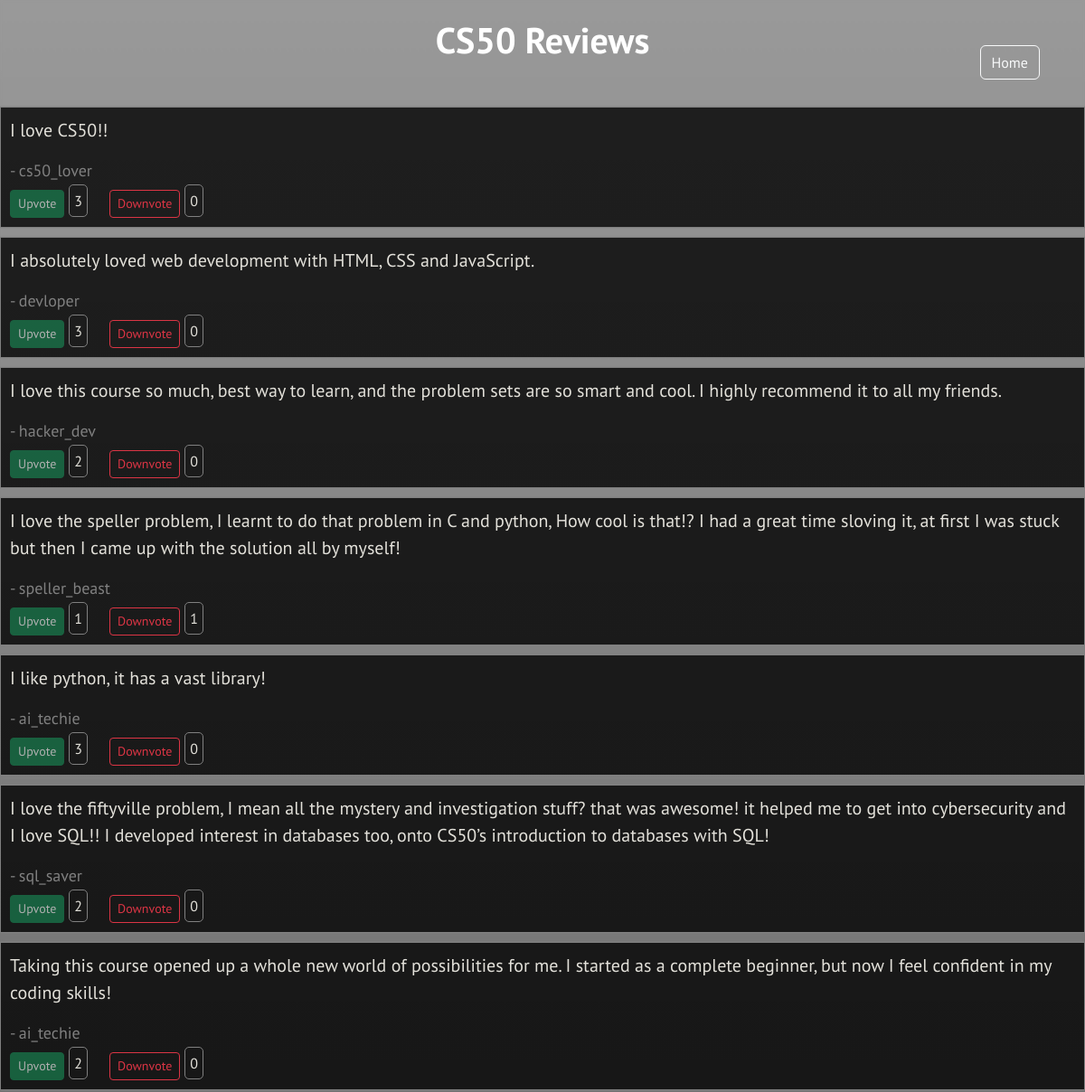
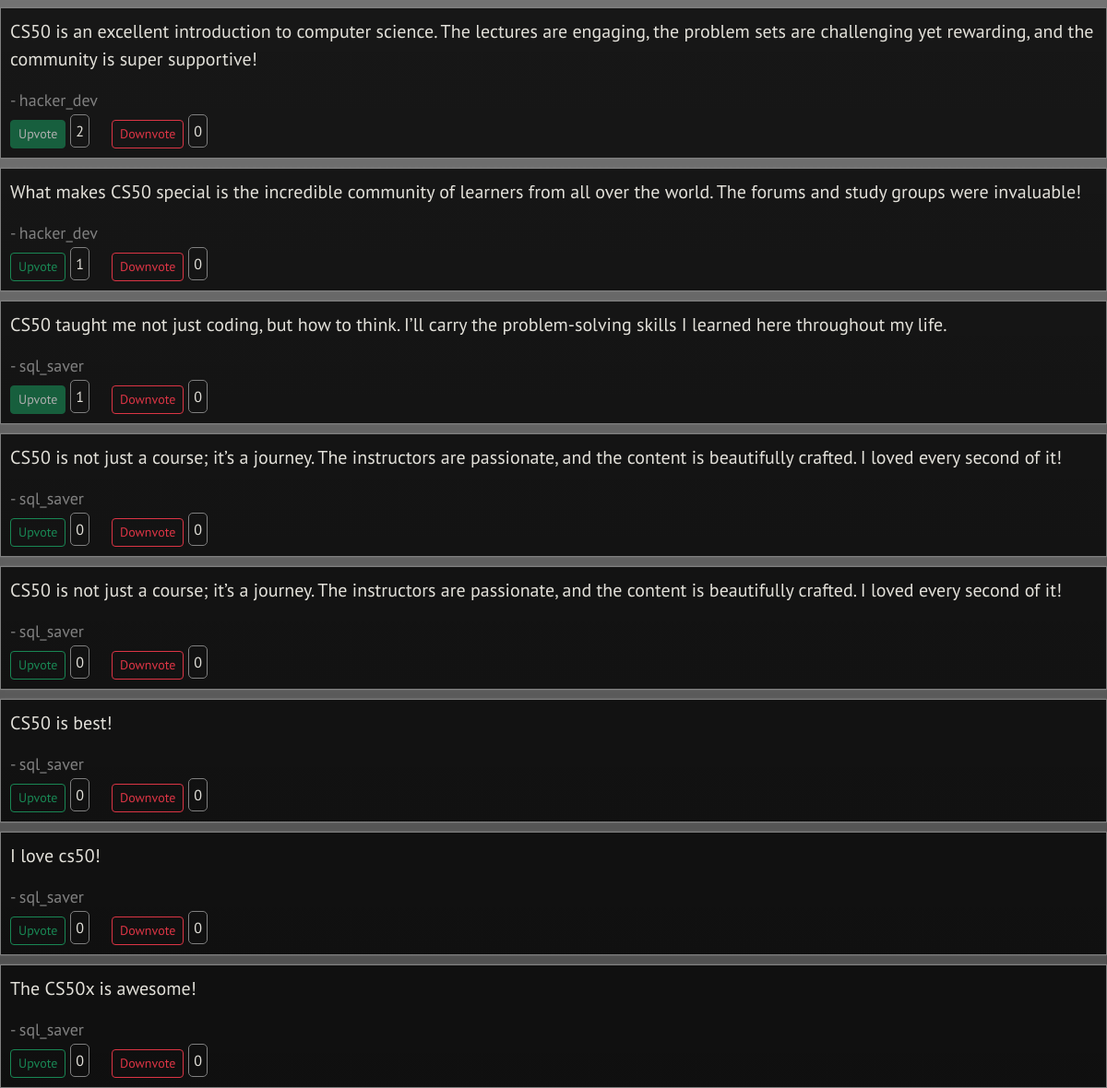
The app's page /showReviews (signed in) with its own data (2 pictures, top to bottom).
### tables this page shows
CREATE TABLE reviews (id INTEGER PRIMARY KEY AUTOINCREMENT NOT NULL, user_id INTEGER NOT NULL, username TEXT NOT NULL, review TEXT NOT NULL, upvotes INT NOT NULL DEFAULT 0, downvotes INT NOT NULL DEFAULT 0);

### app.py (the view, shortened to what this page needs)
@app.route("/showReviews", methods=["GET", "POST"])
@login_required
def show_reviews():
    reviews = db.execute(
        "SELECT reviews.id, reviews.username, reviews.review, reviews.upvotes, reviews.downvotes, users.total_upvotes, users.total_downvotes, "
        "CASE WHEN EXISTS (SELECT 1 FROM votes WHERE user_id = ? AND review_id = reviews.id AND vote_type = 'upvote') THEN 1 ELSE 0 END AS voted_up, "
        "CASE WHEN EXISTS (SELECT 1 FROM votes WHERE user_id = ? AND review_id = reviews.id AND vote_type = 'downvote') THEN 1 ELSE 0 END AS voted_down "
        "FROM reviews JOIN users ON reviews.user_id = users.id",
        session["user_id"], session["user_id"]
    )
    return render_template("showreviews.html", reviews=reviews)

### app.py (called while the page is built)
def login_required(f):
    @wraps(f)
    def decorated_function(*args, **kwargs):
        if session.get("user_id") is None:
            return redirect("/login")
        return f(*args, **kwargs)
    return decorated_function

### templates/showreviews.html (shortened to what this page needs)
<!DOCTYPE html>
<html lang="en">
    <head>
        <link href="https://cdn.jsdelivr.net/npm/bootstrap@5.2.3/dist/css/bootstrap.min.css" rel="stylesheet"
>
        <link href="../static/styles.css" rel="stylesheet">
    </head>
    <body class="show_reviews">
        <h1 style="text-align: center; margin: 0; padding: 20px; font-weight: 700; position: relative;">CS50 Reviews</h1>
        <button type="button" class="btn btn-outline-light" style="position: absolute; right:0; top:0; margin: 50px" onclick="window.location.href='/homepage';">Home</button>
        {% if reviews %}
        <div class="wrap_comments">
            {% for row in reviews %}
            <div class="comments_box">
                <p>{{ row.review }}</p>
                <span>- {{ row.username }}</span>
                <div class="vote_section">
                    <form method="POST" style="display: inline;">
                        <div class="vote_items">
                            <button type="submit"
                                class="btn {% if row.voted_up %}btn-success{% else %}btn-outline-success{% endif %} btn-sm mt-2"
                                {% if row.voted_up %}disabled{% endif %}>
                                Upvote
                            </button>
                            <span class="vote_count">{{ row.upvotes }}</span>
                        </div>
                    </form>
                    <form method="POST" style="display: inline;">
                        <div class="vote_items">
                            <button type="submit"
                                class="btn {% if row.voted_down %}btn-danger{% else %}btn-outline-danger{% endif %} btn-sm mt-2 ms-4"
                                {% if row.voted_down %}disabled{% endif %}>
                                Downvote
                            </button>
                            <span class="vote_count">{{ row.downvotes }}</span>
                        </div>
                    </form>
                </div>
            </div>
            {% endfor %}
        </div>
        {% endif %}
    </body>
</html>

### static/styles.css (style rules this page uses)
* { margin: 0; padding: 0; box-sizing: border-box; }
.show_reviews { background-image: linear-gradient(0deg, rgba(0, 0, 0, 0.7), rgba(0, 0, 0, 0.4)), url('https://cs50.harvard.edu/x/2024/assets/sanders.jpg'); background-size: cover; background-position: center; background-repeat:no-repeat; color: white; font-family: "PT Sans", serif; }
.show_reviews::before { content: ""; position: absolute; top: 0; left: 0; width: 100%; height: 100%; background: inherit; filter: blur(1.5px); z-index: -1; }
.wrap_comments { margin: 20px auto 0px auto; display: flex; flex-direction: column; }
.comments_box { margin: 10px auto 0px auto; box-shadow: 0px 0px 1.75px 0px gray; padding: 10px; width: 100%; max-width: 80rem; display: flex; flex-direction: column; font-size: 20px; color: #e3e1da; background: linear-gradient(0deg, rgba(0, 0, 0, 0.8), rgba(0, 0, 0, 0.8)); border: 1px solid gray; }
.comments_box > span { font-size: 18px; color: gray; }
.vote_section { display: flex; align-items: center; }
.vote_items { display: flex; align-items: center; gap: 5px; }
.vote_count { border: 0.5px solid gray; padding:5px; font-size: 1rem; border-radius: 5px; }

### records on screen
reviews: review "I love CS50!!", username "cs50_lover", upvotes "3", downvotes "0"
reviews: review "I absolutely loved web development with HTML, CSS and JavaScript.", username "devloper", upvotes "3", downvotes "0"
reviews: review "I love this course so much, best way to learn, and the problem sets are so smart and cool. I highly recommend it to all my friends.", username "hacker_dev", upvotes "2", downvotes "0"
reviews: review "I love the speller problem, I learnt to do that problem in C and python, How cool is that!? I had a great time sloving it, at first I was stuck but then I came up with the solution all by myself!", username "speller_beast", upvotes "1", downvotes "1"
reviews: review "I like python, it has a vast library!", username "ai_techie", upvotes "3", downvotes "0"
reviews: review "I love the fiftyville problem, I mean all the mystery and investigation stuff? that was awesome! it helped me to get into cybersecurity and I love SQL!! I developed interest in databases too, onto CS50’s introduction to databases with SQL!", username "sql_saver", upvotes "2", downvotes "0"
reviews: review "Taking this course opened up a whole new world of possibilities for me. I started as a complete beginner, but now I feel confident in my coding skills!", username "ai_techie", upvotes "2", downvotes "0"
reviews: review "CS50 is an excellent introduction to computer science. The lectures are engaging, the problem sets are challenging yet rewarding, and the community is super supportive!", username "hacker_dev", upvotes "2", downvotes "0"
reviews: review "What makes CS50 special is the incredible community of learners from all over the world. The forums and study groups were invaluable!", username "hacker_dev", upvotes "1", downvotes "0"
reviews: review "CS50 taught me not just coding, but how to think. I’ll carry the problem-solving skills I learned here throughout my life.", username "sql_saver", upvotes "1", downvotes "0"
reviews: review "CS50 is not just a course; it’s a journey. The instructors are passionate, and the content is beautifully crafted. I loved every second of it!", username "sql_saver", upvotes "0", downvotes "0"
reviews: review "CS50 is not just a course; it’s a journey. The instructors are passionate, and the content is beautifully crafted. I loved every second of it!", username "sql_saver", upvotes "0", downvotes "0"
reviews: review "CS50 is best!", username "sql_saver", upvotes "0", downvotes "0"
reviews: review "I love cs50!", username "sql_saver", upvotes "0", downvotes "0"
reviews: review "The CS50x is awesome!", username "sql_saver", upvotes "0", downvotes "0"
